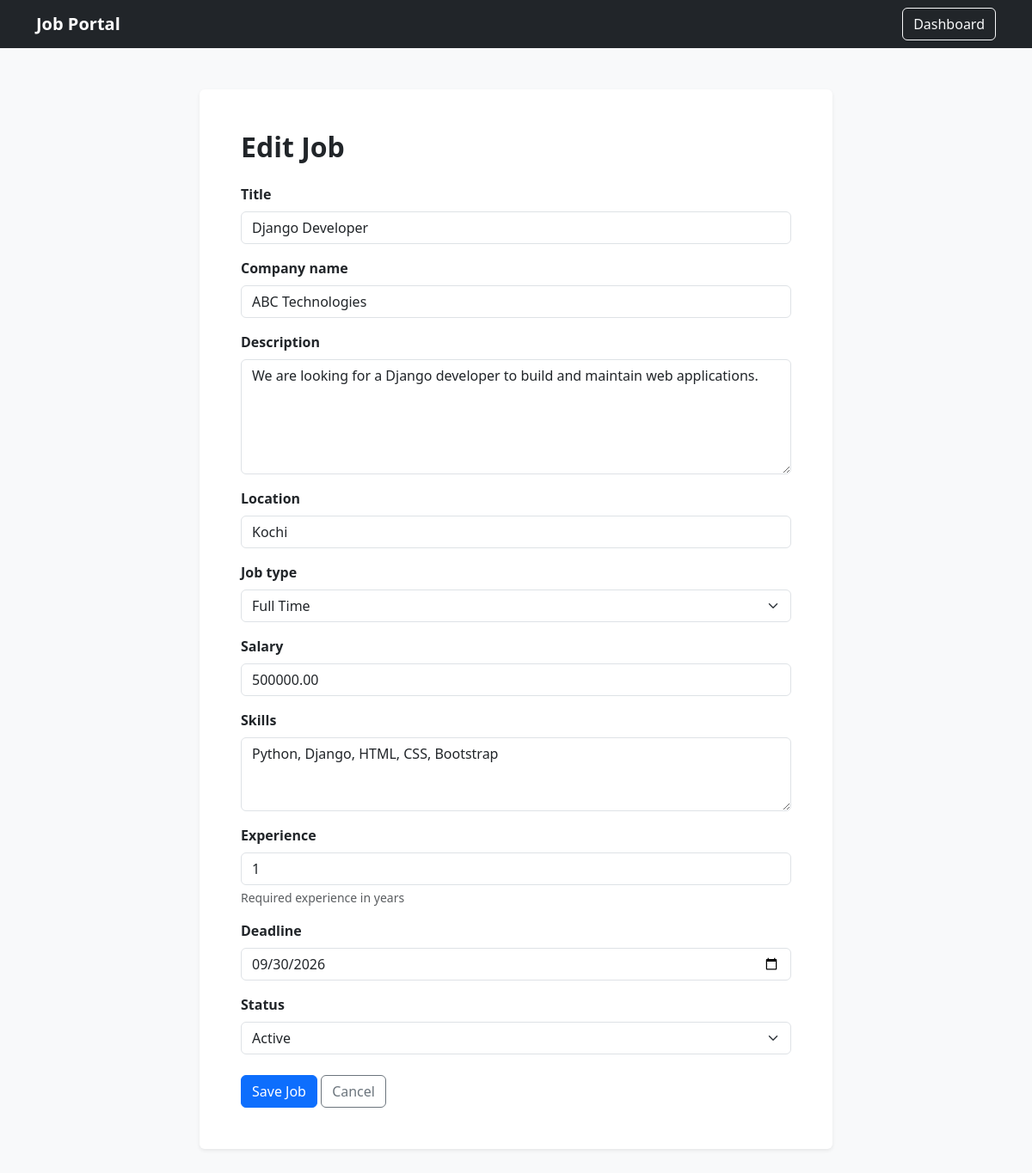
Page /employer/jobs/1/edit/ (signed in) on the committed database.
### jobs/models.py (models this page shows, shortened)
class Job(models.Model):
    JOB_TYPE_CHOICES = [
        ('Full Time', 'Full Time'),
        ('Part Time', 'Part Time'),
        ('Contract', 'Contract'),
        ('Internship', 'Internship'),
    ]
    STATUS_CHOICES = [
        ('Active', 'Active'),
        ('Closed', 'Closed'),
    ]
    employer = models.ForeignKey(
        settings.AUTH_USER_MODEL,
        on_delete=models.CASCADE,
        related_name='jobs'
    )
    title = models.CharField(
        max_length=150
    )
    company_name = models.CharField(
        max_length=150
    )
    description = models.TextField()
    location = models.CharField(
        max_length=100
    )
    job_type = models.CharField(
        max_length=30,
        choices=JOB_TYPE_CHOICES
    )
    salary = models.DecimalField(
        max_digits=10,
        decimal_places=2
    )
    skills = models.TextField()
    experience = models.PositiveIntegerField(
        default=0,
        help_text='Required experience in years'
    )
    deadline = models.DateField()
    status = models.CharField(
        max_length=20,
        choices=STATUS_CHOICES,
        default='Active'
    )
    created_at = models.DateTimeField(
        auto_now_add=True
    )

### jobs/views.py (the view)
@login_required
def job_edit(request, pk):
    if not request.user.is_employer:
        raise PermissionDenied
    job = get_object_or_404(
        Job,
        pk=pk
    )
    if job.employer != request.user:
        raise PermissionDenied
    if request.method == 'POST':
        form = JobForm(
            request.POST,
            instance=job
        )
        if form.is_valid():
            form.save()
            return redirect(
                'employer_dashboard'
            )
    else:
        form = JobForm(
            instance=job
        )
    return render(
        request,
        'jobs/job_form.html',
        {
            'form': form,
            'title': 'Edit Job'
        }
    )

### templates/jobs/job_form.html (shortened to what this page needs)
<!DOCTYPE html>
<html lang="en">
<head>
    <link
        href="https://cdn.jsdelivr.net/npm/bootstrap@5.3.3/dist/css/bootstrap.min.css"
        rel="stylesheet"
    >
</head>
<body class="bg-light">
<nav class="navbar navbar-dark bg-dark">
    <div class="container">
        <a
            href="{% url 'home' %}"
            class="navbar-brand fw-bold"
        >
            Job Portal
        </a>
        <a
            href="{% url 'employer_dashboard' %}"
            class="btn btn-outline-light"
        >
            Dashboard
        </a>
    </div>
</nav>
<div class="container py-5">
    <div class="row justify-content-center">
        <div class="col-lg-8">
            <div class="card border-0 shadow-sm">
                <div class="card-body p-4 p-md-5">
                    <h2 class="fw-bold mb-4">
                        {{ title }}
                    </h2>
                    <form method="post">
                        {% for field in form %}
                            <div class="mb-3">
                                <label
                                    for="{{ field.id_for_label }}"
                                    class="form-label fw-semibold"
                                >
                                    {{ field.label }}
                                </label>
                                {{ field }}
                                {% if field.help_text %}
                                    <div class="form-text">
                                        {{ field.help_text }}
                                    </div>
                                {% endif %}
                            </div>
                        {% endfor %}
                        <div class="mt-4">
                            <button
                                type="submit"
                                class="btn btn-primary"
                            >
                                Save Job
                            </button>
                            <a
                                href="{% url 'employer_dashboard' %}"
                                class="btn btn-outline-secondary"
                            >
                                Cancel
                            </a>
                        </div>
                    </form>
                </div>
            </div>
        </div>
    </div>
</div>
</body>
</html>

### rows in the picture
Job: form "Django Developer" "ABC Technologies" "We are looking for a Django developer to build and maintain web applications." "Kochi" "Full Time" "500000.00" "Python, Django, HTML, CSS, Bootstrap" "1" "09/30/2026" "Active"

### other values in the picture
{{ title }} "Edit Job"
{{ field.label }} "Title" "Company name" "Description" "Location" "Job type" "Salary" "Skills" "Experience" "Deadline" "Status"
{{ field.help_text }} "Required experience in years"
